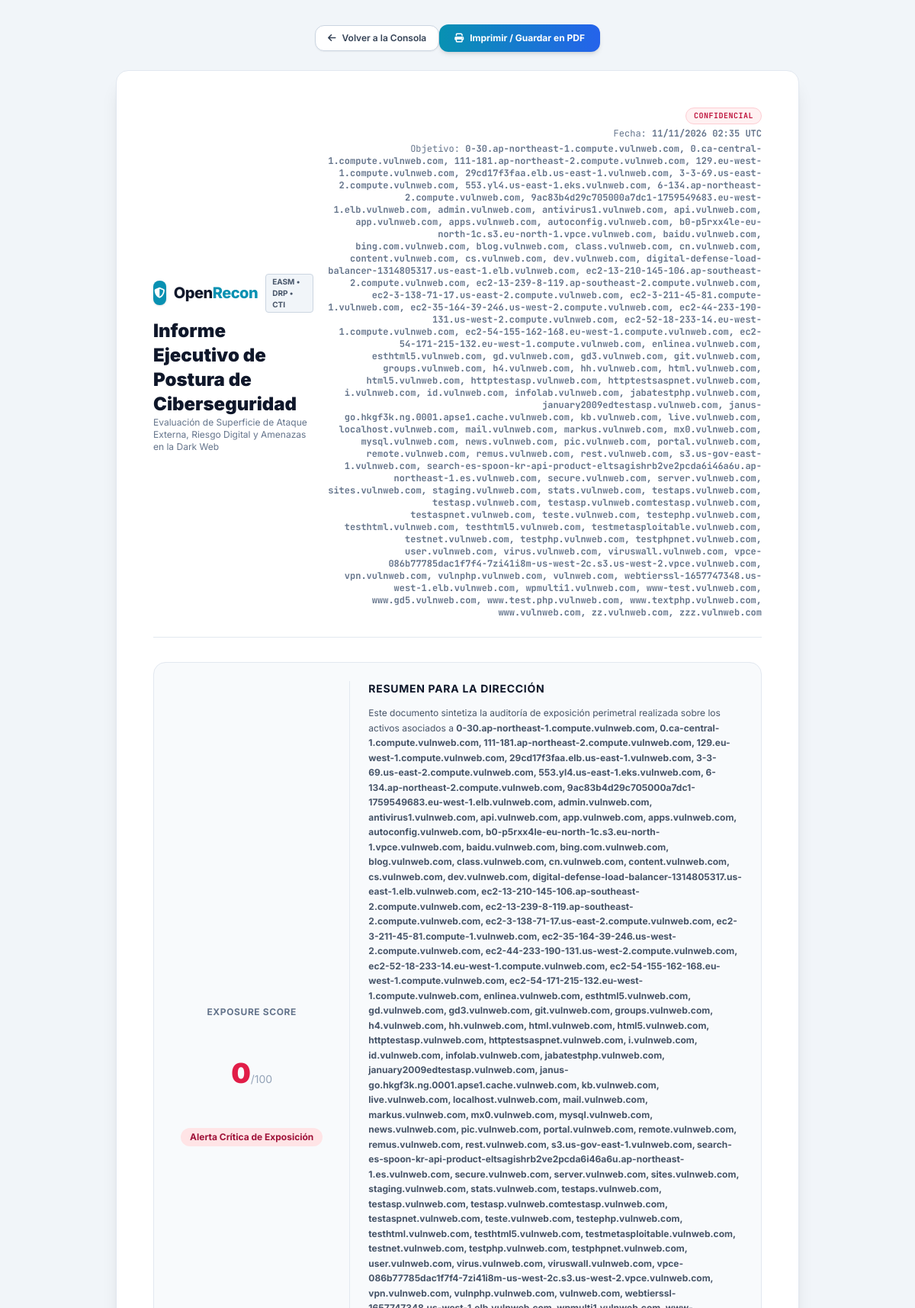
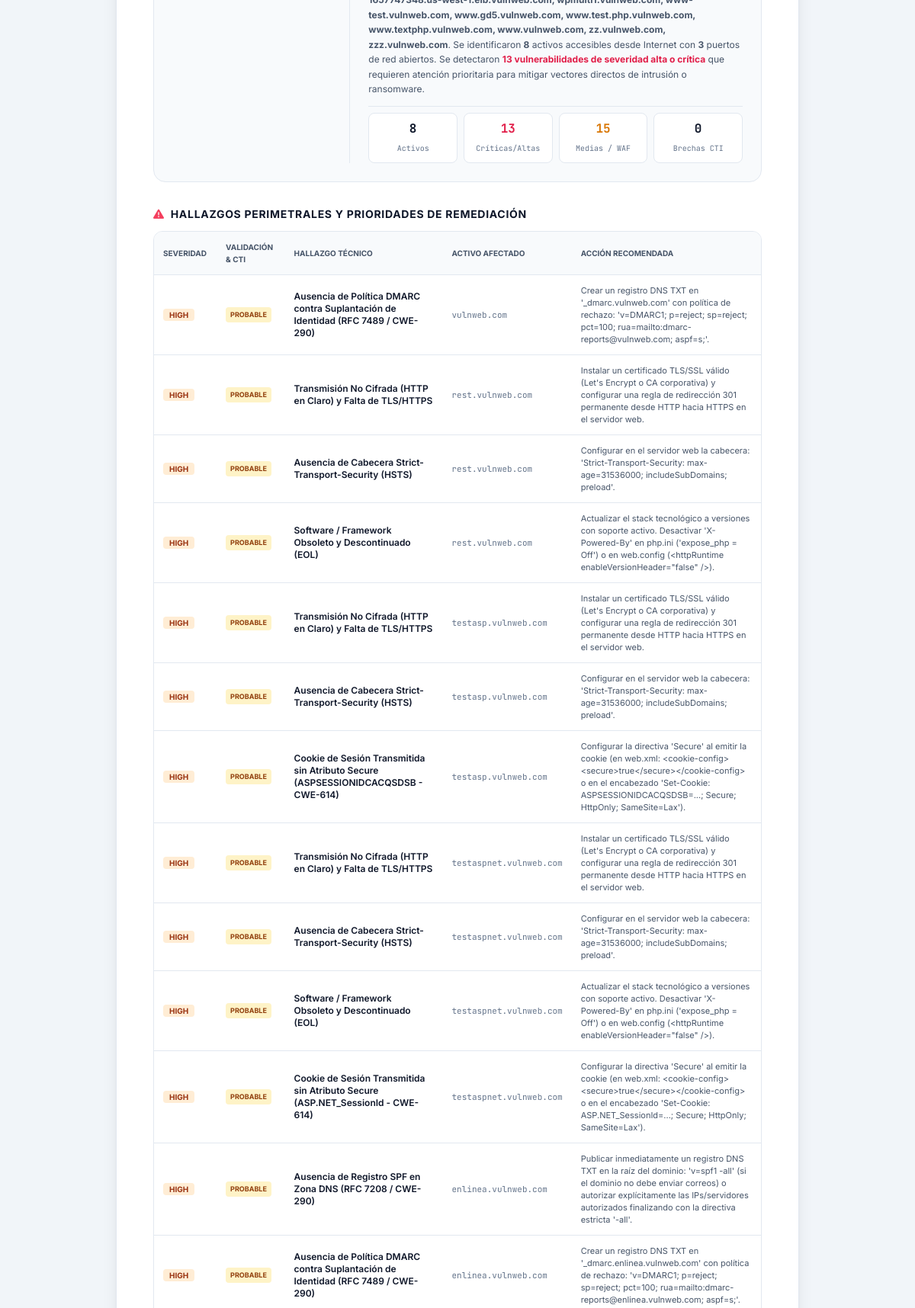
The app's page /report.php (upper part) with its own data (2 pictures, top to bottom).
### tables this page shows
CREATE TABLE vulnerabilities (
            id INTEGER PRIMARY KEY AUTOINCREMENT,
            asset_subdomain TEXT NOT NULL,
            title TEXT NOT NULL,
            severity TEXT NOT NULL,
            description TEXT,
            remediation TEXT,
            created_at DATETIME DEFAULT CURRENT_TIMESTAMP
        , status TEXT DEFAULT 'OPEN', mitigation_notes TEXT, cve_id TEXT, validation_state TEXT DEFAULT 'POTENCIAL', cvss_score REAL DEFAULT 0.0, epss_score REAL DEFAULT 0.0, cisa_kev INTEGER DEFAULT 0, evidence TEXT);

### report.php (the view, shortened to what the rows shown need)
<?php
$dbFile = __DIR__ . '/openrecon.sqlite';
try {
    $pdo = new PDO("sqlite:" . $dbFile);
    $pdo->setAttribute(PDO::ATTR_ERRMODE, PDO::ERRMODE_EXCEPTION);
    $pdo->setAttribute(PDO::ATTR_DEFAULT_FETCH_MODE, PDO::FETCH_ASSOC);
    $requestedSeed = trim($_GET['seed'] ?? '');
    if (!empty($requestedSeed) && $requestedSeed !== 'ALL') {
        $domainTitle = $requestedSeed;
        $totalAssets = (int)$pdo->prepare("SELECT COUNT(*) FROM assets WHERE seed_domain = ?")->execute([$requestedSeed]) ? $pdo->query("SELECT COUNT(*) FROM assets WHERE seed_domain = " . $pdo->quote($requestedSeed))->fetchColumn() : 0;
        $liveAssets = (int)$pdo->query("SELECT COUNT(*) FROM assets WHERE seed_domain = " . $pdo->quote($requestedSeed) . " AND is_live = 1")->fetchColumn();
        $openPorts = (int)$pdo->query("SELECT COUNT(*) FROM open_ports WHERE asset_subdomain IN (SELECT subdomain FROM assets WHERE seed_domain = " . $pdo->quote($requestedSeed) . ")")->fetchColumn();
        $critVulns = (int)$pdo->query("SELECT COUNT(*) FROM vulnerabilities WHERE severity = 'CRITICAL' AND (status = 'OPEN' OR status = 'IN_PROGRESS' OR status IS NULL) AND asset_subdomain IN (SELECT subdomain FROM assets WHERE seed_domain = " . $pdo->quote($requestedSeed) . ")")->fetchColumn();
        $highVulns = (int)$pdo->query("SELECT COUNT(*) FROM vulnerabilities WHERE severity = 'HIGH' AND (status = 'OPEN' OR status = 'IN_PROGRESS' OR status IS NULL) AND asset_subdomain IN (SELECT subdomain FROM assets WHERE seed_domain = " . $pdo->quote($requestedSeed) . ")")->fetchColumn();
        $medVulns = (int)$pdo->query("SELECT COUNT(*) FROM vulnerabilities WHERE severity = 'MEDIUM' AND (status = 'OPEN' OR status = 'IN_PROGRESS' OR status IS NULL) AND asset_subdomain IN (SELECT subdomain FROM assets WHERE seed_domain = " . $pdo->quote($requestedSeed) . ")")->fetchColumn();
        $lowVulns = (int)$pdo->query("SELECT COUNT(*) FROM vulnerabilities WHERE severity = 'LOW' AND (status = 'OPEN' OR status = 'IN_PROGRESS' OR status IS NULL) AND asset_subdomain IN (SELECT subdomain FROM assets WHERE seed_domain = " . $pdo->quote($requestedSeed) . ")")->fetchColumn();
        $resolvedVulns = (int)$pdo->query("SELECT COUNT(*) FROM vulnerabilities WHERE status = 'RESOLVED' AND asset_subdomain IN (SELECT subdomain FROM assets WHERE seed_domain = " . $pdo->quote($requestedSeed) . ")")->fetchColumn();
        $drpCount = (int)$pdo->query("SELECT COUNT(*) FROM drp_threats WHERE seed_domain = " . $pdo->quote($requestedSeed) . " AND (status = 'OPEN' OR status IS NULL)")->fetchColumn();
        $credLeaksCount = (int)$pdo->query("SELECT COUNT(*) FROM credential_leaks WHERE seed_domain = " . $pdo->quote($requestedSeed))->fetchColumn();
        $secretsCount = (int)$pdo->query("SELECT COUNT(*) FROM exposed_secrets WHERE asset_subdomain IN (SELECT subdomain FROM assets WHERE seed_domain = " . $pdo->quote($requestedSeed) . ")")->fetchColumn();
        $core = explode('.', $requestedSeed)[0];
        $ransomMatched = (int)$pdo->query("SELECT COUNT(*) FROM ransomware_leaks WHERE victim_name LIKE " . $pdo->quote('%' . $core . '%'))->fetchColumn();
        $assets = $pdo->query("SELECT * FROM assets WHERE seed_domain = " . $pdo->quote($requestedSeed) . " ORDER BY is_live DESC LIMIT 25")->fetchAll();
        $vulns = $pdo->query("SELECT v.* FROM vulnerabilities v JOIN assets a ON v.asset_subdomain = a.subdomain WHERE a.seed_domain = " . $pdo->quote($requestedSeed) . " AND (v.status != 'RESOLVED' OR v.status IS NULL) ORDER BY CASE v.severity WHEN 'CRITICAL' THEN 1 WHEN 'HIGH' THEN 2 ELSE 3 END LIMIT 15")->fetchAll();
        $threats = $pdo->query("SELECT * FROM drp_threats WHERE seed_domain = " . $pdo->quote($requestedSeed) . " LIMIT 10")->fetchAll();
        $leaks = $pdo->query("SELECT * FROM credential_leaks WHERE seed_domain = " . $pdo->quote($requestedSeed))->fetchAll();
        $totalIocs = (int)$pdo->query("SELECT COUNT(*) FROM threat_iocs")->fetchColumn();
    } else {
        $vulns = $pdo->query("SELECT v.* FROM vulnerabilities v JOIN assets a ON v.asset_subdomain = a.subdomain WHERE a.seed_domain IN (SELECT domain FROM seeds) AND (v.status != 'RESOLVED' OR v.status IS NULL) ORDER BY CASE v.severity WHEN 'CRITICAL' THEN 1 WHEN 'HIGH' THEN 2 ELSE 3 END LIMIT 15")->fetchAll();
    }
} catch (Exception $e) {
    die("Error cargando base de datos: " . $e->getMessage());
}
?>
<!DOCTYPE html>
<html lang="es">
<head>
    <link rel="stylesheet" href="assets/css/openrecon-styles.css">
    <link rel="stylesheet" href="assets/vendor/fontawesome/css/all.min.css">
    <script src="assets/js/tailwindcss.min.js"></script>
</head>
<body class="bg-slate-100 text-slate-800 p-4 sm:p-8">
    <div class="max-w-4xl mx-auto bg-white border border-slate-200 rounded-2xl shadow-xl p-8 sm:p-12 space-y-8">
        <div class="border-b border-slate-200 pb-6 flex flex-col sm:flex-row sm:items-center justify-between gap-4">
            <div>
                <h1 class="text-2xl font-black text-slate-900 mt-2">Informe Ejecutivo de Postura de Ciberseguridad</h1>
            </div>
        </div>
        <div class="space-y-3">
            <?php if (empty($vulns)): ?>
                <p class="text-xs text-slate-500 italic p-4 bg-slate-50 rounded-xl border border-slate-200">
                    No se registran vulnerabilidades activas abiertas en este momento.
                </p>
            <?php else: ?>
                <div class="overflow-x-auto border border-slate-200 rounded-xl">
                    <table class="w-full text-left text-xs">
                        <thead class="bg-slate-50 text-slate-600 uppercase text-[10px] border-b border-slate-200">
                            <tr>
                                <th class="p-3">Severidad</th>
                                <th class="p-3">Validación & CTI</th>
                                <th class="p-3">Hallazgo Técnico</th>
                                <th class="p-3">Activo Afectado</th>
                                <th class="p-3">Acción Recomendada</th>
                            </tr>
                        </thead>
                        <tbody class="divide-y divide-slate-200 text-slate-700">
                            <?php foreach ($vulns as $v): ?>
                            <tr>
                                <td class="p-3 font-bold whitespace-nowrap">
                                    <span class="px-2 py-0.5 rounded text-[10px] uppercase <?php echo $v['severity'] === 'CRITICAL' ? 'bg-rose-100 text-rose-800' : ($v['severity'] === 'HIGH' ? 'bg-orange-100 text-orange-800' : ($v['severity'] === 'MEDIUM' ? 'bg-amber-100 text-amber-800' : 'bg-blue-100 text-blue-800')); ?>">
                                        <?php echo $v['severity']; ?>
                                    </span>
                                </td>
                                <td class="p-3 whitespace-nowrap space-y-1">
                                    <span class="inline-block px-1.5 py-0.5 rounded text-[9px] font-bold <?php echo ($v['validation_state'] ?? '') === 'VALIDADA' ? 'bg-red-100 text-red-800 border border-red-300' : (($v['validation_state'] ?? '') === 'PROBABLE' ? 'bg-amber-100 text-amber-800' : 'bg-slate-100 text-slate-700'); ?>">
                                        <?php echo htmlspecialchars($v['validation_state'] ?? 'POTENCIAL'); ?>
                                    </span>
                                </td>
                                <td class="p-3 font-semibold text-slate-900"><?php echo htmlspecialchars($v['title']); ?></td>
                                <td class="p-3 font-mono text-[11px] text-slate-500 whitespace-nowrap"><?php echo htmlspecialchars($v['asset_subdomain']); ?></td>
                                <td class="p-3 text-[11px] text-slate-600"><?php echo htmlspecialchars($v['remediation']); ?></td>
                            </tr>
                            <?php endforeach; ?>
                        </tbody>
                    </table>
                </div>
            <?php endif; ?>
        </div>
    </div>
</body>
</html>

### records on screen
vulnerabilities: severity "HIGH", validation_state "PROBABLE", title "Ausencia de Política DMARC contra Suplantación de Identidad (RFC 7489 / CWE-290)", asset_subdomain "vulnweb.com", remediation "Crear un registro DNS TXT en '_dmarc.vulnweb.com' con política de rechazo: 'v=DMARC1; p=reject; sp=reject; pct=100; rua=mailto:dmarc-reports@vulnweb.com; aspf=s;'."
vulnerabilities: severity "HIGH", validation_state "PROBABLE", title "Transmisión No Cifrada (HTTP en Claro) y Falta de TLS/HTTPS", asset_subdomain "rest.vulnweb.com", remediation "Instalar un certificado TLS/SSL válido (Let's Encrypt o CA corporativa) y configurar una regla de redirección 301 permanente desde HTTP hacia HTTPS en el servidor web."
vulnerabilities: severity "HIGH", validation_state "PROBABLE", title "Ausencia de Cabecera Strict-Transport-Security (HSTS)", asset_subdomain "rest.vulnweb.com", remediation "Configurar en el servidor web la cabecera: 'Strict-Transport-Security: max-age=31536000; includeSubDomains; preload'."
vulnerabilities: severity "HIGH", validation_state "PROBABLE", title "Software / Framework Obsoleto y Descontinuado (EOL)", asset_subdomain "rest.vulnweb.com", remediation "Actualizar el stack tecnológico a versiones con soporte activo. Desactivar 'X-Powered-By' en php.ini ('expose_php = Off') o en web.config (<httpRuntime enableVersionHeader=\"false\" />)."
vulnerabilities: severity "HIGH", validation_state "PROBABLE", title "Transmisión No Cifrada (HTTP en Claro) y Falta de TLS/HTTPS", asset_subdomain "testasp.vulnweb.com", remediation "Instalar un certificado TLS/SSL válido (Let's Encrypt o CA corporativa) y configurar una regla de redirección 301 permanente desde HTTP hacia HTTPS en el servidor web."
vulnerabilities: severity "HIGH", validation_state "PROBABLE", title "Ausencia de Cabecera Strict-Transport-Security (HSTS)", asset_subdomain "testasp.vulnweb.com", remediation "Configurar en el servidor web la cabecera: 'Strict-Transport-Security: max-age=31536000; includeSubDomains; preload'."
vulnerabilities: severity "HIGH", validation_state "PROBABLE", title "Cookie de Sesión Transmitida sin Atributo Secure (ASPSESSIONIDCACQSDSB - CWE-614)", asset_subdomain "testasp.vulnweb.com", remediation "Configurar la directiva 'Secure' al emitir la cookie (en web.xml: <cookie-config><secure>true</secure></cookie-config> o en el encabezado 'Set-Cookie: ASPSESSIONIDCACQSDSB=...; Secure; HttpOnly; SameSite=Lax')."
vulnerabilities: severity "HIGH", validation_state "PROBABLE", title "Transmisión No Cifrada (HTTP en Claro) y Falta de TLS/HTTPS", asset_subdomain "testaspnet.vulnweb.com", remediation "Instalar un certificado TLS/SSL válido (Let's Encrypt o CA corporativa) y configurar una regla de redirección 301 permanente desde HTTP hacia HTTPS en el servidor web."
vulnerabilities: severity "HIGH", validation_state "PROBABLE", title "Ausencia de Cabecera Strict-Transport-Security (HSTS)", asset_subdomain "testaspnet.vulnweb.com", remediation "Configurar en el servidor web la cabecera: 'Strict-Transport-Security: max-age=31536000; includeSubDomains; preload'."
vulnerabilities: severity "HIGH", validation_state "PROBABLE", title "Software / Framework Obsoleto y Descontinuado (EOL)", asset_subdomain "testaspnet.vulnweb.com", remediation "Actualizar el stack tecnológico a versiones con soporte activo. Desactivar 'X-Powered-By' en php.ini ('expose_php = Off') o en web.config (<httpRuntime enableVersionHeader=\"false\" />)."
vulnerabilities: severity "HIGH", validation_state "PROBABLE", title "Cookie de Sesión Transmitida sin Atributo Secure (ASP.NET_SessionId - CWE-614)", asset_subdomain "testaspnet.vulnweb.com", remediation "Configurar la directiva 'Secure' al emitir la cookie (en web.xml: <cookie-config><secure>true</secure></cookie-config> o en el encabezado 'Set-Cookie: ASP.NET_SessionId=...; Secure; HttpOnly; SameSite=Lax')."
vulnerabilities: severity "HIGH", validation_state "PROBABLE", title "Ausencia de Registro SPF en Zona DNS (RFC 7208 / CWE-290)", asset_subdomain "enlinea.vulnweb.com", remediation "Publicar inmediatamente un registro DNS TXT en la raíz del dominio: 'v=spf1 -all' (si el dominio no debe enviar correos) o autorizar explícitamente las IPs/servidores autorizados finalizando con la directiva estricta '-all'."
vulnerabilities: severity "HIGH", validation_state "PROBABLE", title "Ausencia de Política DMARC contra Suplantación de Identidad (RFC 7489 / CWE-290)", asset_subdomain "enlinea.vulnweb.com", remediation "Crear un registro DNS TXT en '_dmarc.enlinea.vulnweb.com' con política de rechazo: 'v=DMARC1; p=reject; sp=reject; pct=100; rua=mailto:dmarc-reports@enlinea.vulnweb.com; aspf=s;'."

### other values on screen
$score "0"
$liveAssets "8"
$openPorts "3"
$critVulns + $highVulns "13"
$medVulns "15"
$credLeaksCount "0"
